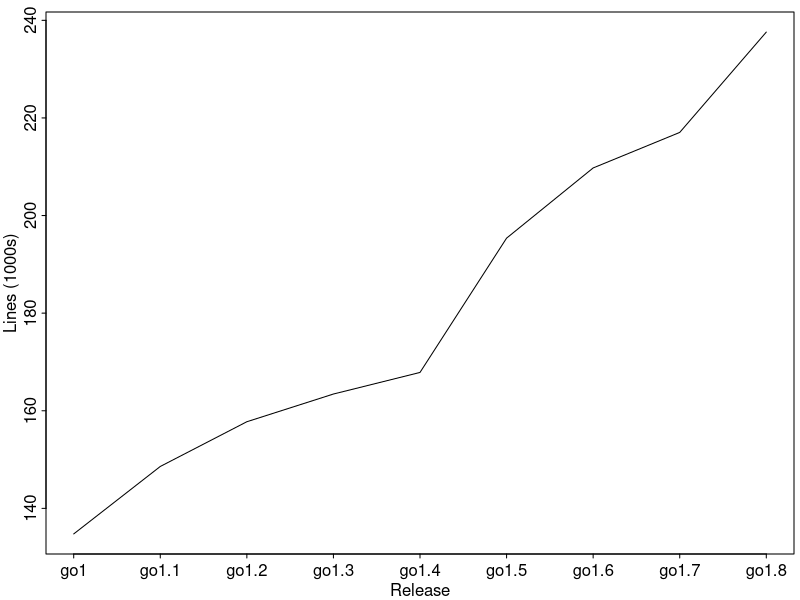

This chart was generated by the following R code:
# very rough code to obtain line counts for .go files in primarily
# the standard library
#
# function get_file_list() {
#     find "$@" -iname "*.go" | grep -Ev 'vendor|windows|runtime|cmd|_(test|32bit|386|64bit|abbrs_windows|amd64|amd64p32|amd64x|android|arm|arm64|arm_linux|arm_test|asm|bsd|bsd_test|bsdvar|darwin|darwin_386|darwin_amd64|darwin_arm|darwin_arm64|darwin_arm_gen|darwin_armx|darwin_test|dragonfly|dragonfly_amd64|err_android|freebsd|freebsd_32bit|freebsd_386|freebsd_64bit|freebsd_amd64|freebsd_arm|freebsd_test|ios|linux|linux_32bit|linux_386|linux_amd64|linux_amd64_test|linux_arm|linux_arm64|linux_arm_test|linux_generic|linux_mips64|linux_mips64le|linux_mips64x|linux_noauxv|linux_ppc64|linux_ppc64le|linux_ppc64x|linux_s390x|linux_test|mips64|mips64le|mips64x|nacl_386|nacl_amd64p32|nacl_arm|netbsd|netbsd_386|netbsd_amd64|netbsd_arm|nonppc64x|nonunix_test|notbsd|notunix|openbsd|openbsd_386|openbsd_amd64|openbsd_arm|plan9|plan9_386|plan9_amd64|plan9_arm|plan9_test|posix|posix_test|ppc64|ppc64le|ppc64x|s390x|solaris|solaris_amd64|solaris_test|unix|unix_test|windows|windows_386|windows_amd64|windows_test|x86|nacl).go'
# }
#
# function get_count() {
#     get_file_list "$@" | xargs wc -l | tail -n1 | awk '{print $1}'
# }
#
# git checkout go1; get_count src/pkg
# git checkout go1.1; get_count src/pkg
# git checkout go1.2; get_count src/pkg
# git checkout go1.3; get_count src/pkg
# git checkout go1.4; get_count src
# git checkout go1.5; get_count src
# git checkout go1.6; get_count src
# git checkout go1.7; get_count src
# git checkout go1.8; get_count src

pdf("gocode.pdf", width=6, height=3)

d <- data.frame(
    release=c("go1", "go1.1", "go1.2", "go1.3", "go1.4", "go1.5", "go1.6", "go1.7", "go1.8"),
    lines=c(134764, 148589, 157755, 163431, 167855, 195370, 209755, 217034, 237592)
)

par(mar=c(2.3, 2.3, 0.6, 0.3))
par(mgp=c(1.3, 0.3, 0))
par(tcl=-0.2)

plot(d$lines/1000, type="l", ylab="Lines (1000s)", xaxt="n", xlab="Release")
axis(1, at=1:length(d$release), labels=d$release)

dev.off()
